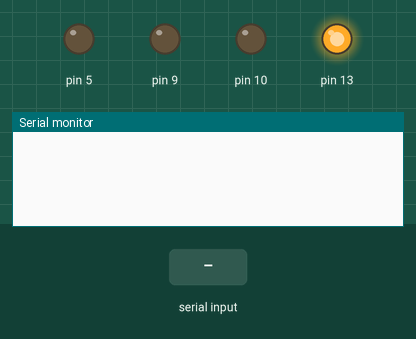
Bench run of a sketch on a simulated Arduino Uno, built with avr-gcc and run on an emulated ATmega328P. Parts: output pins drawn as LEDs (lit = HIGH), the last lines printed to the serial monitor. The inputs (shaded band) are chosen by the test bench.

Above: at 1.2 s.
1.3 s: "90,45,200\n" received over Serial
At 2.5 s:
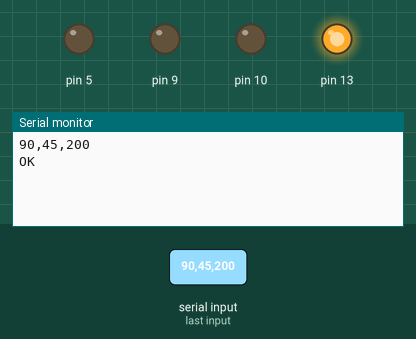
2.8 s: "90,45\n" received over Serial
At 3.7 s:
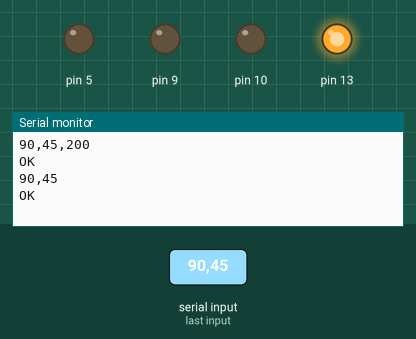

Measured:
- after the input at 1.3 s, the serial monitor: prints a new line at once (image 1)
- after the input at 2.8 s, the serial monitor: prints a new line at once (image 2)

The sketch:

BCL2_DAC_PWM.ino
```cpp
#include <PWM.h>
#include <Adafruit_MCP4725.h>


#define INV1 5
#define INV2 5
#define INV3 5
#define INV4 5
#define INV5 9
#define INV6 10
#define INV7 5

#define HR 0
int led = 9;                // the pin that the LED is attached to
int brightness = 0;         // how bright the LED is
int fadeAmount = 1;         // how many points to fade the LED by
int32_t frequency = 3000; //frequency (in Hz)

String data;
float volt_target[7];

int out1,dac_value1 ;
int out2,dac_value2 ;
int out3,dac_value3 ;
int out4,dac_value4 ;
int out5,dac_value5 ;
int out6,dac_value6 ;
int out7,dac_value7 ;


Adafruit_MCP4725 dac1; // constructor
Adafruit_MCP4725 dac2; // constructor
Adafruit_MCP4725 dac3; // constructor
Adafruit_MCP4725 dac4; // constructor
Adafruit_MCP4725 dac5; // constructor
Adafruit_MCP4725 dac6; // constructor
Adafruit_MCP4725 dac7; // constructor


void setup() {
  // put your setup code here, to run once:
  Serial.begin(9600);
  // dac1.begin(0x60);
  // dac2.begin(0x61);
  dac3.begin(0x60);
  dac4.begin(0x61);
  // dac5.begin(0x62);
  // dac6.begin(0x63);
  // dac7.begin(0x63);

  InitTimersSafe();

  //sets the frequency for the specified pin
  bool success = SetPinFrequencySafe(led, frequency);

  //if the pin frequency was set successfully, turn pin 13 on
  if(success) {
    pinMode(13, OUTPUT);
    digitalWrite(13, HIGH);
  }
}

void loop() {

  char inc = 0;
  if ( Serial.available()) {
    String serialResponse = Serial.readStringUntil('\r\n');

    // Convert from String Object to String.
    char buf[64];
    serialResponse.toCharArray(buf, sizeof(buf));
    char *p = buf;
    char *str;
    while ((str = strtok_r(p, ";", &p)) != NULL){ // delimiter is the semicolon
      Serial.println(str);
      String d = str;
      volt_target[inc++] = d.toFloat();
    }
    control_inverter();
  }


}

float voltage_lin(float x){
//  float y = 0.000909850357*x*x + 0.0506284093*x +0.4165844525;
  float y = (-1.0*(0.83002151*x*x)) + (14.42224643*x) - 3.413639126;
  return y/10;
}


void control_inverter(){
  if(HR==0){
    out1 = 255 * (volt_target[0]/5.0);
    out2 = 255 * (volt_target[1]/5.0);
    out3 = 255 * (volt_target[2]/5.0);
    out4 = 255 * (volt_target[3]/5.0);
    out5 = 255 * (volt_target[4]/5.0);
    out6 = 255 * (volt_target[5]/5.0);
    out7 = 255 * (volt_target[6]/5.0);

    pwmWrite(INV1,out1);
    pwmWrite(INV2,out2);
    pwmWrite(INV3,out3);
    pwmWrite(INV4,out4);
    pwmWrite(INV5,out5);
    pwmWrite(INV6,out6);
    pwmWrite(INV7,out7);

    Serial.println("OK");
  }else{
    out1 = 65535 * (volt_target[0]/5.0);
    out2 = 65535 * (volt_target[1]/5.0);
    out3 = 65535 * (volt_target[2]/5.0);
    out4 = 65535 * (volt_target[3]/5.0);
    out5 = 65535 * (volt_target[4]/5.0);
    out6 = 65535 * (volt_target[5]/5.0);
    out7 = 65535 * (volt_target[6]/5.0);

    pwmWriteHR(INV1,out1);
    pwmWriteHR(INV2,out2);
    pwmWriteHR(INV3,out3);
    pwmWriteHR(INV4,out4);
    pwmWriteHR(INV5,out5);
    pwmWriteHR(INV6,out6);
    pwmWriteHR(INV7,out7);

  }

  // dac_value1 = 4096 * (volt_target[0]/5.0);
  // dac_value2 = 4096 * (volt_target[1]/5.0);
  dac_value3 = 4095 * (volt_target[2]/5.0);
  dac_value4 = 4095 * (volt_target[3]/5.0);
  // dac_value5 = 4096 * (volt_target[4]/5.0);
  // dac_value6 = 4096 * (volt_target[5]/5.0);
  // dac_value7 = 4096 * (volt_target[6]/5.0);

  // dac1.setVoltage(dac_value1, false);
  // dac2.setVoltage(dac_value2, false);
  dac3.setVoltage(dac_value3, false);
  dac4.setVoltage(dac_value4, false);
  // dac5.setVoltage(dac_value5, false);
  // dac6.setVoltage(dac_value6, false);
  // dac7.setVoltage(dac_value7, false);

//  Serial.println(dac_value3);

}
```
